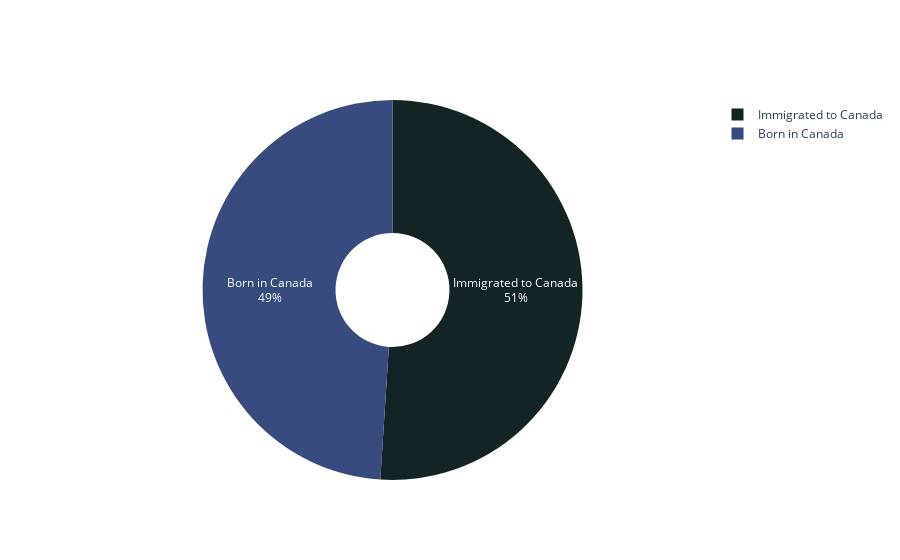

Source (notebook cell):
### Markdown cell above
# Slide 4 - Where were you born?

### Code cell
labels = ['Born in Canada', 'Immigrated to Canada']
values = [24,25]
colors = ['rgb(56, 75, 126)', 'rgb(18, 36, 37)']
fig = go.Figure(data=[go.Pie(labels=labels, values=values, textinfo='label+percent',
                             insidetextorientation='radial', marker_colors=colors, hole=.3
                            )])
iplot(fig)

### Figure 1 — Plotly figure (JSON) as saved in the notebook; plotly's stock layout.template omitted (floating-point values rounded to 4 significant figures)
{"data": [{"hole": 0.3, "insidetextorientation": "radial", "labels": ["Born in Canada", "Immigrated to Canada"], "marker": {"colors": ["rgb(56, 75, 126)", "rgb(18, 36, 37)"]}, "textinfo": "label+percent", "type": "pie", "values": [24, 25]}], "layout": {}}
